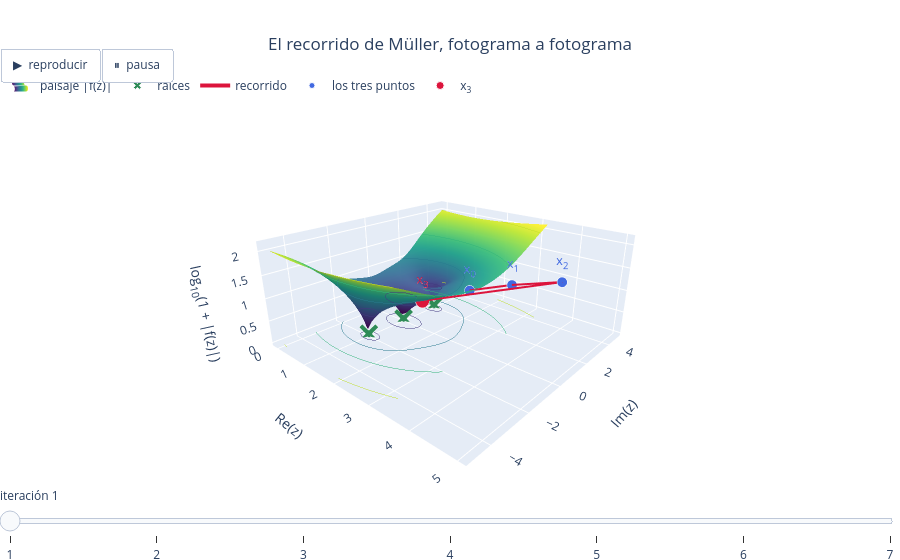

Write notebook code for a chart like this one.
### Markdown cell above
### 🎞️ El recorrido de Müller, fotograma a fotograma

Esta figura es interactiva: gira la vista con el clic izquierdo y rota con el clic derecho. Usa el control deslizante para ver la iteración y pasa el cursor por encima de un punto para leer su valor exacto. Podrás ver el eje real $Re(z)$, el eje imaginario $Im(z)$ y el eje del valor de la función $f(z)$, representado en una escala logarítmica desplazada (para representar fácilmente las raíces)

### Code cell
animar_muller(f, x0, x1, x2, a=[1, -3, 7, -5], raices=(1.0, 1 + 2j, 1 - 2j),
              iteraciones=8,
              titulo='El recorrido de Müller, fotograma a fotograma')
display(Markdown('En el primer paso los tres puntos están sobre el eje real '
                 '($f > 0$ en los tres) y la parábola **no lo cruza**: por eso '
                 '$x_3$ ya sale complejo. A partir de ahí el recorrido vive en '
                 'el plano complejo y baja por el valle hasta $1 - 2i$. Cada '
                 'fotograma deja un punto del rastro, y ese es justo el relevo '
                 'que hay que escribir en la función: `x0, x1, x2 = x1, x2, x3`.'))

### Figure 1 — Plotly figure (JSON) as saved in the notebook; plotly's stock layout.template omitted (floating-point values rounded to 4 significant figures; data arrays with more than 128 entries replaced by an {"elided": "..."} marker saying what was removed)
{"data": [{"colorscale": [[0, "#440154"], [0.1111, "#482878"], [0.2222, "#3e4989"], [0.3333, "#31688e"], [0.4444, "#26828e"], [0.5556, "#1f9e89"], [0.6667, "#35b779"], [0.7778, "#6ece58"], [0.8889, "#b5de2b"], [1, "#fde725"]], "contours": {"z": {"project": {"z": true}, "show": true, "usecolormap": true}}, "hovertemplate": "Re(z) = %{x:.3f}<br>Im(z) = %{y:.3f}<br>log<sub>10</sub>(1 + |f(z)|) = %{z:.3f}<extra></extra>", "name": "paisaje |f(z)|", "opacity": 0.96, "showlegend": true, "showscale": false, "type": "surface", "x": [-0.04835, 0.007082, 0.06252, 0.1179, 0.1734, 0.2288, 0.2842, 0.3397, 0.3951, 0.4505, 0.506, 0.5614, 0.6168, 0.6723, 0.7277, 0.7832, 0.8386, 0.894, 0.9495, 1.005, 1.06, 1.116, 1.171, 1.227, 1.282, 1.337, 1.393, 1.448, 1.504, 1.559, 1.615, 1.67, 1.726, 1.781, 1.836, 1.892, 1.947, 2.003, 2.058, 2.114, 2.169, 2.224, 2.28, 2.335, 2.391, 2.446, 2.502, 2.557, 2.612, 2.668, 2.723, 2.779, 2.834, 2.89, 2.945, 3.0, 3.056, 3.111, 3.167, 3.222], "y": [-4.806, -4.643, -4.48, -4.317, -4.155, -3.992, -3.829, -3.666, -3.503, -3.34, -3.177, -3.015, -2.852, -2.689, -2.526, -2.363, -2.2, -2.037, -1.875, -1.712, -1.549, -1.386, -1.223, -1.06, -0.8975, -0.7346, -0.5717, -0.4089, -0.246, -0.08318, 0.07967, 0.2425, 0.4054, 0.5682, 0.7311, 0.8939, 1.057, 1.22, 1.383, 1.545, 1.708, 1.871, 2.034, 2.197, 2.36, 2.522, 2.685, 2.848, 3.011, 3.174, 3.337, 3.5, 3.662, 3.825, 3.988, 4.151, 4.314, 4.477, 4.64, 4.802], "z": {"elided": "60x60 float values"}}, {"customdata": [["1"], ["1 + 2i"], ["1 - 2i"]], "hovertemplate": "raíz<br>z = %{customdata[0]}<br>|P(z)| = 0<extra></extra>", "marker": {"color": "seagreen", "line": {"color": "white", "width": 1}, "size": 7, "symbol": "x"}, "mode": "markers+text", "name": "raíces", "text": ["1", "1 + 2i", "1 - 2i"], "textfont": {"color": "seagreen", "size": 12}, "textposition": "bottom center", "type": "scatter3d", "x": [1, 1, 1], "y": [0, 2, -2], "z": [0, 0, 0]}, {"customdata": [["3"], ["4"], ["5"], ["2.22222 - 1.08298i"]], "hovertemplate": "recorrido<br>z = %{customdata[0]}<br>log<sub>10</sub>(1 + |f(z)|) = %{z:.4g}<extra></extra>", "line": {"color": "crimson", "width": 4}, "marker": {"color": "crimson", "size": 3}, "mode": "lines+markers", "name": "recorrido", "type": "scatter3d", "x": [3, 4, 5, 2.222], "y": [0, 0, 0, -1.083], "z": [1.23, 1.602, 1.908, 0.9673]}, {"customdata": [["3"], ["4"], ["5"]], "hovertemplate": "<b>%{text}</b><br>z = %{customdata[0]}<br>log<sub>10</sub>(1 + |f(z)|) = %{z:.4g}<extra></extra>", "marker": {"color": "royalblue", "line": {"color": "white", "width": 1}, "size": 6}, "mode": "markers+text", "name": "los tres puntos", "text": ["x<sub>0</sub>", "x<sub>1</sub>", "x<sub>2</sub>"], "textfont": {"color": "royalblue", "size": 13}, "textposition": "top center", "type": "scatter3d", "x": [3, 4, 5], "y": [0, 0, 0], "z": [1.23, 1.602, 1.908]}, {"customdata": [["2.22222 - 1.08298i"]], "hovertemplate": "<b>%{text}</b><br>z = %{customdata[0]}<br>log<sub>10</sub>(1 + |f(z)|) = %{z:.4g}<extra></extra>", "marker": {"color": "crimson", "line": {"color": "white", "width": 1}, "size": 8}, "mode": "markers+text", "name": "x<sub>3</sub>", "text": ["x<sub>3</sub>"], "textfont": {"color": "crimson", "size": 13}, "textposition": "top center", "type": "scatter3d", "x": [2.222], "y": [-1.083], "z": [0.9673]}], "layout": {"legend": {"orientation": "h", "x": 0, "y": 1, "yanchor": "bottom"}, "margin": {"b": 0, "l": 0, "r": 0, "t": 100}, "scene": {"aspectmode": "manual", "aspectratio": {"x": 1.4, "y": 1.4, "z": 0.6}, "camera": {"eye": {"x": 1.55, "y": -1.75, "z": 0.95}}, "xaxis": {"title": {"text": "Re(z)"}}, "yaxis": {"title": {"text": "Im(z)"}}, "zaxis": {"title": {"text": "log<sub>10</sub>(1 + |f(z)|)"}}}, "sliders": [{"active": 0, "currentvalue": {"prefix": "iteración "}, "len": 1, "pad": {"t": 1}, "steps": [{"args": [["1"], {"frame": {"duration": 0, "redraw": true}, "mode": "immediate", "transition": {"duration": 0}}], "label": "1", "method": "animate"}, {"args": [["2"], {"frame": {"duration": 0, "redraw": true}, "mode": "immediate", "transition": {"duration": 0}}], "label": "2", "method": "animate"}, {"args": [["3"], {"frame": {"duration": 0, "redraw": true}, "mode": "immediate", "transition": {"duration": 0}}], "label": "3", "method": "animate"}, {"args": [["4"], {"frame": {"duration": 0, "redraw": true}, "mode": "immediate", "transition": {"duration": 0}}], "label": "4", "method": "animate"}, {"args": [["5"], {"frame": {"duration": 0, "redraw": true}, "mode": "immediate", "transition": {"duration": 0}}], "label": "5", "method": "animate"}, {"args": [["6"], {"frame": {"duration": 0, "redraw": true}, "mode": "immediate", "transition": {"duration": 0}}], "label": "6", "method": "animate"}, {"args": [["7"], {"frame": {"duration": 0, "redraw": true}, "mode": "immediate", "transition": {"duration": 0}}], "label": "7", "method": "animate"}], "x": 0}], "title": {"text": "El recorrido de Müller, fotograma a fotograma", "x": 0.5}, "updatemenus": [{"buttons": [{"args": [null, {"frame": {"duration": 1200, "redraw": true}, "fromcurrent": true, "transition": {"duration": 0}}], "label": "▶  reproducir", "method": "animate"}, {"args": [[null], {"frame": {"duration": 0, "redraw": false}, "mode": "immediate", "transition": {"duration": 0}}], "label": "⏸  pausa", "method": "animate"}], "direction": "left", "showactive": false, "type": "buttons", "x": 0, "xanchor": "left", "y": 1.05, "yanchor": "bottom"}]}}
